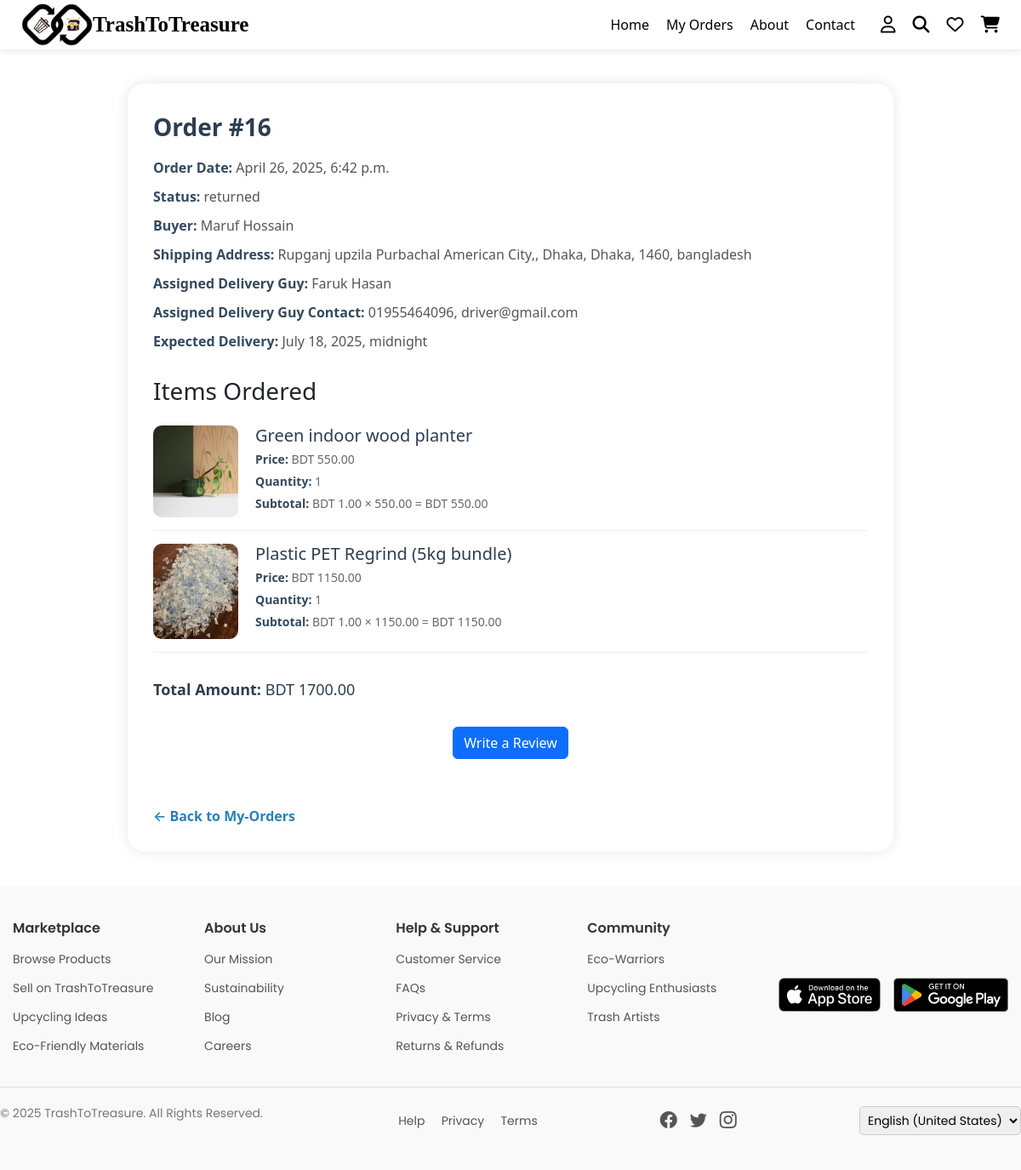
/order/16/ (signed in), run on the app's committed database.
### marketplace/models.py (models this page shows, shortened)
class Order(models.Model):
    PAYMENT_CHOICES = [
        ('sslcommerz', 'SSLCommerz'),
        ('cod', 'Cash on Delivery'),
    ]
    PAYMENT_STATUS_CHOICES = [
        ('pending', 'Pending'),
        ('paid', 'Paid'),
        ('failed', 'Failed'),
    ]
    DELIVERY_STATUS_CHOICES = [
        ('ready', 'Ready to Ship'),
        ('packed', 'Packed'),
        ('on_the_way', 'On the Way'),
        ('delivered', 'Delivered'),
        ('cancelled', 'Cancelled'),
        ('returned', 'Returned'),
    ]
    buyer = models.ForeignKey(User, on_delete=models.CASCADE)
    first_name = models.CharField(max_length=50, blank=True, null=True)
    last_name = models.CharField(max_length=50, blank=True, null=True)
    company = models.CharField(max_length=100, blank=True, null=True)
    country = models.CharField(max_length=50, blank=True, null=True)
    street_address = models.CharField(max_length=255, blank=True, null=True)
    city = models.CharField(max_length=50, blank=True, null=True)
    state = models.CharField(max_length=50, blank=True, null=True)
    zip_code = models.CharField(max_length=10, blank=True, null=True)
    phone = models.CharField(max_length=20, blank=True, null=True)
    email = models.EmailField(blank=True, null=True)
    payment_method = models.CharField(max_length=20, choices=PAYMENT_CHOICES)
    payment_status = models.CharField(max_length=20, choices=PAYMENT_STATUS_CHOICES, default='pending')
    delivery_status = models.CharField(max_length=20, choices=DELIVERY_STATUS_CHOICES, default='ready')
    total_amount = models.DecimalField(max_digits=10, decimal_places=2)
    created_at = models.DateTimeField(auto_now_add=True)
    assigned_delivery_guy = models.ForeignKey(
        User,
        on_delete=models.SET_NULL,
        null=True,
        blank=True,
        related_name='assigned_orders'
    )
    expected_delivery = models.DateTimeField(null=True, blank=True)

class OrderItem(models.Model):
    order = models.ForeignKey(Order, on_delete=models.CASCADE, related_name='items')
    content_type = models.ForeignKey(ContentType, on_delete=models.CASCADE)
    object_id = models.PositiveIntegerField()
    item = GenericForeignKey('content_type', 'object_id')
    quantity = models.PositiveIntegerField()
    price = models.DecimalField(max_digits=10, decimal_places=2)

class UpcycledProduct(models.Model):
    product_name = models.CharField(max_length=255, default="")
    category = models.CharField(max_length=100, default="")
    description = models.TextField()
    price = models.DecimalField(max_digits=10, decimal_places=2)
    product_status = models.CharField(max_length=20, choices=PRODUCT_STATUS_CHOICES, default='active')
    artisan = models.ForeignKey(User, on_delete=models.CASCADE, related_name='upcycled_products', null=True, blank=True)
    approval_status = models.BooleanField(default=False)
    stock_availability = models.IntegerField()
    product_images = models.ImageField(upload_to='upcycled_products/', blank=True, null=True)
    location = models.CharField(max_length=255, default="")
    rating = models.DecimalField(max_digits=3, decimal_places=2, default=0.0)
    tags = models.CharField(max_length=255, blank=True, null=True)
    listing_date = models.DateTimeField(auto_now_add=True)
    last_updated = models.DateTimeField(auto_now=True, null=True, blank=True)
    sold_count = models.IntegerField(default=0)
    delivery_status = models.CharField(max_length=20, choices=DELIVERY_STATUS_CHOICES, default='ready')
    slug = models.SlugField(max_length=255, unique=True, blank=True)
    reviews = GenericRelation(Review)

class TrashItem(models.Model):
    material_name = models.CharField(max_length=255, default="")  # Change as needed
    category = models.CharField(max_length=100, default="")  # Change as needed
    description = models.TextField()
    condition = models.CharField(max_length=50, default="")  # Set a meaningful default
    quantity = models.IntegerField(default=0)
    price = models.DecimalField(max_digits=10, decimal_places=2)
    trash_point = models.CharField(max_length=255, default="")  # Set a meaningful default
    images = models.ImageField(upload_to='waste_images/', blank=True, null=True)
    location = models.CharField(max_length=255, default="")  # Set a meaningful default
    product_status = models.CharField(max_length=20, choices=PRODUCT_STATUS_CHOICES, default='')
    delivery_status = models.CharField(max_length=20, choices=DELIVERY_STATUS_CHOICES, default='')
    slug = models.SlugField(max_length=255, unique=True, blank=True)
    listing_date = models.DateTimeField(auto_now_add=True)
    last_updated = models.DateTimeField(auto_now=True, null=True, blank=True)
    tags = models.CharField(max_length=255, blank=True, null=True)
    rating = models.DecimalField(max_digits=3, decimal_places=2, default=0.0)
    reviews = GenericRelation(Review)

### users/models.py (models this page shows, shortened)
class CustomUser(AbstractUser):
    name = models.CharField(max_length=100)
    email = models.EmailField(unique=True)
    phone = models.CharField(max_length=15)
    role = models.CharField(max_length=10, choices=ROLE_CHOICES)
    account_status = models.CharField(max_length=10, choices=ACCOUNT_STATUS_CHOICES, default='active')
    objects = CustomUserManager()  # ✅ Use your custom manager
    REQUIRED_FIELDS = ['email']
    USERNAME_FIELD = 'username'

### marketplace/views.py (the view, shortened to what this page needs)
# urls.py: path('order/<int:order_id>/', views.order_details, name='order_details'),
def order_details(request, order_id):
    order = get_object_or_404(Order, id=order_id)
    ordered_items = order.items.all()
    for item in ordered_items:
        item.subtotal = item.quantity * item.price
    pending_review = False
    if order.delivery_status in ['delivered', 'returned']:
        for item in ordered_items:
            ct = ContentType.objects.get_for_model(item.item)
            if not Review.objects.filter(
                   reviewer=request.user,
                   content_type=ct,
                   object_id=item.item.id
               ).exists():
                pending_review = True
                break
    return render(request, 'order_details.html', {
        'order': order,
        'ordered_items': ordered_items,
        'pending_review': pending_review,
    })

### marketplace/templates/order_details.html (shortened to what this page needs)
{% load static %}
{% include "header.html" %}
<!DOCTYPE html>
<html lang="en">
<head>
    <link rel="stylesheet" href="{% static 'css/buyer_profile.css' %}">
</head>
<body>
<div class="order-container">
    <div class="order-header">Order #{{ order.id }}</div>
    <div class="order-meta"><span class="product-label">Order Date:</span> {{ order.created_at }}</div>
    <div class="order-meta"><span class="product-label">Status:</span> {{ order.delivery_status }}</div>
    <div class="order-meta"><span class="product-label">Buyer:</span> {{ order.buyer.name }}</div>
    <div class="order-meta">
        <span class="product-label">Shipping Address:</span>
        {{ order.street_address }}, {{ order.city }}, {{ order.state }}, {{ order.zip_code }}, {{ order.country }}
    </div>
    <div class="order-meta">
        <span class="product-label">Assigned Delivery Guy:</span>
        {{ order.assigned_delivery_guy.name }}
    </div>
    <div class="order-meta">
        <span class="product-label">Assigned Delivery Guy Contact:</span>
        {{ order.assigned_delivery_guy.phone }}, {{ order.assigned_delivery_guy.email }}
    </div>
    <div class="order-meta"><span class="product-label">Expected Delivery:</span>
         {{ order.expected_delivery }}</div>
    <div class="order-items">
        <h3>Items Ordered</h3>
        {% for item in ordered_items %}
            <div class="order-item">
                {% if item.content_type.model == 'upcycledproduct' %}
                    <img src="{{ item.item.product_images.url }}" alt="{{ item.item.product_name }}" class="item-image">
                {% elif item.content_type.model == 'trashitem' %}
                    <img src="{{ item.item.images.url }}" alt="{{ item.item.material_name }}" class="item-image">
                {% endif %}
                <div class="item-info">
                    {% if item.content_type.model == 'upcycledproduct' %}
                        <h4>
                            <a href="{% url 'upcycled_product_details' slug=item.item.slug %}">
                                {{ item.item.product_name }}
                            </a>
                        </h4>
                    {% elif item.content_type.model == 'trashitem' %}
                        <h4>
                            <a href="{% url 'trash_item_details' slug=item.item.slug %}">
                                {{ item.item.material_name }}
                            </a>
                        </h4>
                    {% endif %}
                    <p><span class="product-label">Price:</span> BDT {{ item.price }}</p>
                    <p><span class="product-label">Quantity:</span> {{ item.quantity }}</p>
                    <p><span class="product-label">Subtotal:</span> BDT {{ item.quantity|floatformat:2 }} × {{ item.price }} = BDT {{ item.subtotal|floatformat:2 }}</p>
                </div>
            </div>
        {% endfor %}
    </div>
    <div class="order-summary">
        <p><strong>Total Amount:</strong> BDT {{ order.total_amount }}</p>
    </div>
    {% if pending_review %}
      <div style="margin: 30px 0; text-align: center;">
        <a href="{% url 'write_review' order.id %}"
           class="btn btn-primary review-button">
          Write a Review
        </a>
      </div>
    {% endif %}
    <a href="{% url 'my_orders' %}" class="back-link">← Back to My-Orders</a>
</div>
</body>
</html>
{% include "footer.html" %}

### marketplace/templates/header.html (style rules this page uses)
* { margin: 0; padding: 0; box-sizing: border-box; }
body { font-family: Arial, sans-serif; background: #fff; }

### marketplace/templates/order_details.html (style rules this page uses)
.order-container { max-width: 900px; margin: 40px auto; background-color: #fff; border-radius: 20px; padding: 30px; box-shadow: 0 0 15px rgba(0,0,0,0.1); }
.order-header { font-size: 28px; font-weight: bold; color: #2c3e50; margin-bottom: 15px; }
.order-meta { font-size: 16px; color: #555; margin-bottom: 10px; }
.product-label { font-weight: 600; color: #34495e; }
.order-items { margin-top: 30px; }
.order-item { border-bottom: 1px solid #eee; padding: 15px 0; display: flex; gap: 20px; }
.item-image { width: 100px; height: auto; border-radius: 10px; }
.item-info { flex: 1; }
.item-info h4 { margin: 0; font-size: 20px; color: #2c3e50; }
.item-info p { margin: 5px 0; font-size: 14px; color: #666; }
.order-summary { margin-top: 30px; font-size: 18px; color: #2c3e50; }
.back-link { margin-top: 25px; display: inline-block; color: #2980b9; font-weight: 600; text-decoration: none; }
.item-info h4 a { text-decoration: none; color: inherit; transition: all 0.3s ease; }

### data on the page
Order: id "16", created_at "April 26, 2025, 6:42 p.m.", delivery_status "returned", buyer.name "Maruf Hossain", street_address "Rupganj upzila Purbachal American City,", city "Dhaka", state "Dhaka", zip_code "1460", country "bangladesh", assigned_delivery_guy.name "Faruk Hasan", assigned_delivery_guy.phone "01955464096", assigned_delivery_guy.email "driver@gmail.com", expected_delivery "July 18, 2025, midnight", total_amount "1700.00"
OrderItem: item.product_images (picture), item.product_name "Green indoor wood planter", price "550.00", quantity "1", quantity "1.00", subtotal "550.00"
OrderItem: item.images (picture), item.material_name "Plastic PET Regrind (5kg bundle)", price "1150.00", quantity "1", quantity "1.00", subtotal "1150.00"
